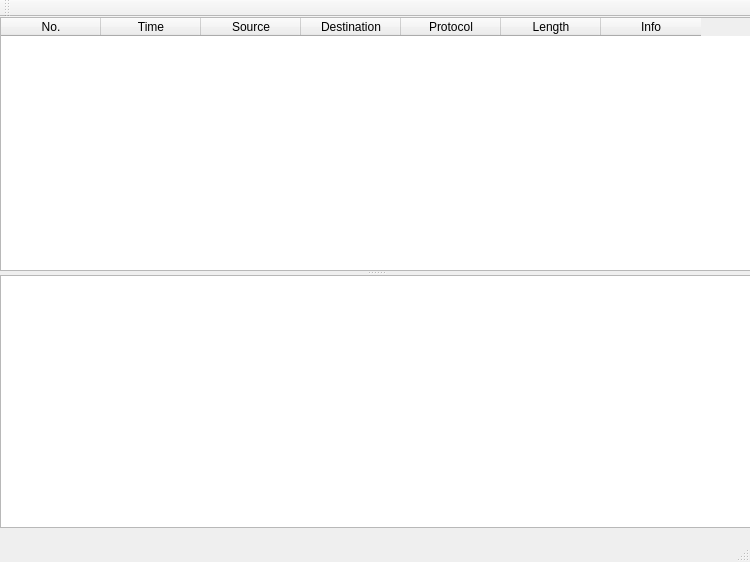
<?xml version="1.0" encoding="UTF-8"?>
<ui version="4.0">
 <class>OpenSFClass</class>
 <widget class="QMainWindow" name="OpenSFClass">
  <property name="geometry">
   <rect>
    <x>0</x>
    <y>0</y>
    <width>750</width>
    <height>562</height>
   </rect>
  </property>
  <property name="windowTitle">
   <string>OpenSF</string>
  </property>
  <widget class="QWidget" name="centralWidget">
   <widget class="QSplitter" name="splitter">
    <property name="geometry">
     <rect>
      <x>0</x>
      <y>0</y>
      <width>751</width>
      <height>511</height>
     </rect>
    </property>
    <property name="orientation">
     <enum>Qt::Vertical</enum>
    </property>
    <widget class="QTableWidget" name="tableWidget">
     <attribute name="verticalHeaderDefaultSectionSize">
      <number>25</number>
     </attribute>
     <column>
      <property name="text">
       <string>No.</string>
      </property>
     </column>
     <column>
      <property name="text">
       <string>Time</string>
      </property>
     </column>
     <column>
      <property name="text">
       <string>Source</string>
      </property>
     </column>
     <column>
      <property name="text">
       <string>Destination</string>
      </property>
     </column>
     <column>
      <property name="text">
       <string>Protocol</string>
      </property>
     </column>
     <column>
      <property name="text">
       <string>Length</string>
      </property>
     </column>
     <column>
      <property name="text">
       <string>Info</string>
      </property>
     </column>
    </widget>
    <widget class="QTreeWidget" name="treeWidget">
     <attribute name="headerVisible">
      <bool>false</bool>
     </attribute>
     <column>
      <property name="text">
       <string notr="true">1</string>
      </property>
     </column>
    </widget>
   </widget>
  </widget>
  <widget class="QStatusBar" name="statusBar"/>
  <widget class="QToolBar" name="mainToolBar">
   <attribute name="toolBarArea">
    <enum>TopToolBarArea</enum>
   </attribute>
   <attribute name="toolBarBreak">
    <bool>false</bool>
   </attribute>
  </widget>
 </widget>
 <layoutdefault spacing="6" margin="11"/>
 <resources>
  <include location="opensf.qrc"/>
 </resources>
 <connections/>
</ui>
